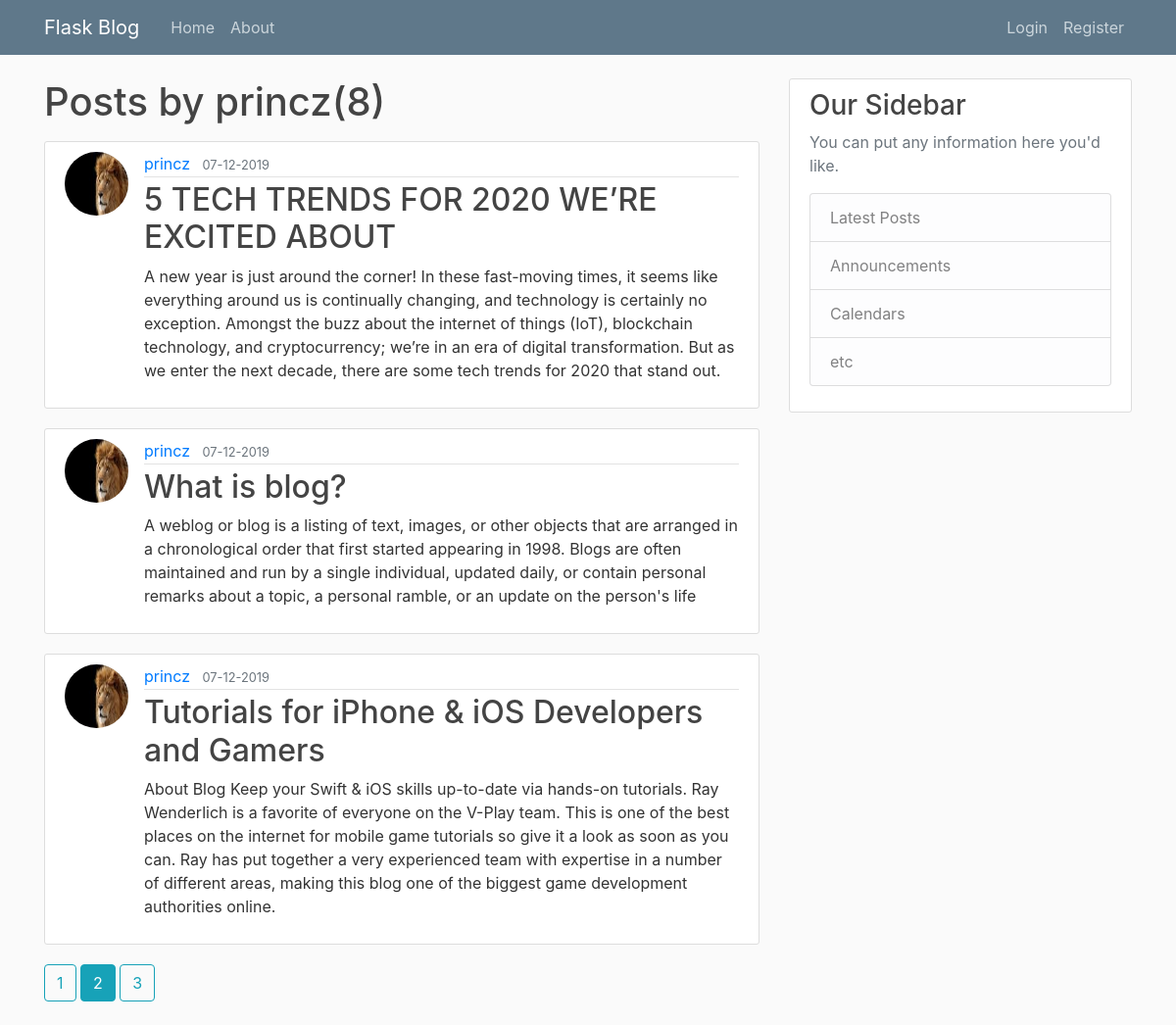
The page /user/princz?page=2 on the database its author committed.
### flaskblog/models.py (models this page shows, shortened)
class User(db.Model, UserMixin):
    id = db.Column(db.Integer, primary_key=True)
    username = db.Column(db.String(20), unique=True, nullable=False)
    email = db.Column(db.String(120), unique=True, nullable=False)
    image_file = db.Column(db.String(20), nullable=False, default='1.JPG')
    password = db.Column(db.String(60), nullable=False)
    posts = db.relationship('Post', backref='author', lazy=True)

class Post(db.Model):
    id = db.Column(db.Integer, primary_key=True)
    title = db.Column(db.String(100), nullable=False)
    date_posted = db.Column(db.DateTime, nullable=False, default=datetime.utcnow)
    content = db.Column(db.Text, nullable=False)
    user_id = db.Column(db.Integer, db.ForeignKey('user.id'), nullable=False)

### flaskblog/routes.py (the view)
@app.route('/user/<string:username>')
def user_posts(username):
    page = request.args.get('page', 1, type=int)
    user = User.query.filter_by(username=username).first_or_404()
    posts = Post.query.filter_by(author=user) \
        .order_by(Post.date_posted.desc()) \
        .paginate(per_page=3, page=page)
    return render_template('user_posts.html', user=user, posts=posts)

### flaskblog/templates/user_posts.html
{%extends "layout.html"%}
{%block content%}
    <h1 class="mb-3">Posts by {{user.username}}({{posts.total}})</h1>
    {%for post in posts.items%}
        <article class="media content-section">
            <img class="rounded-circle article-img" src="{{url_for('static', filename='profile_pics/'+post.author.image_file) }}">
          <div class="media-body">
            <div class="article-metadata">
              <a class="mr-2" href="{{url_for('user_posts', username = post.author.username)}}">{{ post.author.username }}</a>
              <small class="text-muted">{{ post.date_posted.strftime('%d-%m-%Y') }}</small>
            </div>
            <h2><a class="article-title" href="{{url_for('post', post_id = post.id)}}">{{ post.title }}</a></h2>
            <p class="article-content">{{ post.content }}</p>
          </div>
        </article>
    {%endfor%}
 {%for page_num in posts.iter_pages(left_edge=1, right_edge=1, left_current=1, right_current=2)%}
    {%if page_num%}
        {%if posts.page == page_num%}
            <a class="btn btn-info mb-4" href="{{url_for('user_posts', username=user.username,  page = page_num)}}">{{page_num}}</a>
        {%else%}
            <a class="btn btn-outline-info mb-4" href="{{url_for('user_posts', username=user.username, page = page_num)}}">{{page_num}}</a>
        {%endif%}
    {%else%}
        ...
    {%endif%}
 {%endfor%}
{%endblock content%}

### flaskblog/static/main.css (style rules this page uses)
body { background: #fafafa; color: #333333; margin-top: 5rem; }
h1, h2, h3, h4, h5, h6 { color: #444444; }
.content-section { background: #ffffff; padding: 10px 20px; border: 1px solid #dddddd; border-radius: 3px; margin-bottom: 20px; }
.article-title { color: #444444; }
.article-content { white-space: pre-line; }
.article-img { height: 65px; width: 65px; margin-right: 16px; }
.article-metadata { padding-bottom: 1px; margin-bottom: 4px; border-bottom: 1px solid #e3e3e3 }

### rows shown on the page
User: username "princz"
Post: image_file (picture), author.username "princz", date_posted "07-12-2019", title "5 TECH TRENDS FOR 2020 WE’RE EXCITED ABOUT", content "A new year is just around the corner! In these fast-moving times, it seems like everything around us is continually changing, and technology is certainly no exception. Amongst the buzz about the internet of things (IoT), blockchain technology, and cryptocurrency; we’re in an era of digital transformation. But as we enter the next decade, there are some tech trends for 2020 that stand out."
Post: image_file (picture), author.username "princz", date_posted "07-12-2019", title "What is blog?", content "A weblog or blog is a listing of text, images, or other objects that are arranged in a chronological order that first started appearing in 1998. Blogs are often maintained and run by a single individual, updated daily, or contain personal remarks about a topic, a personal ramble, or an update on the person's life"
Post: image_file (picture), author.username "princz", date_posted "07-12-2019", title "Tutorials for iPhone & iOS Developers and Gamers", content "About Blog Keep your Swift & iOS skills up-to-date via hands-on tutorials. Ray Wenderlich is a favorite of everyone on the V-Play team. This is one of the best places on the internet for mobile game tutorials so give it a look as soon as you can. Ray has put together a very experienced team with expertise in a number of different areas, making this blog one of the biggest game development authorities online."

### other values the page prints
{{ posts.total }} "8"
{{ page_num }} "1" "3"
{{ page_num }} "2"
